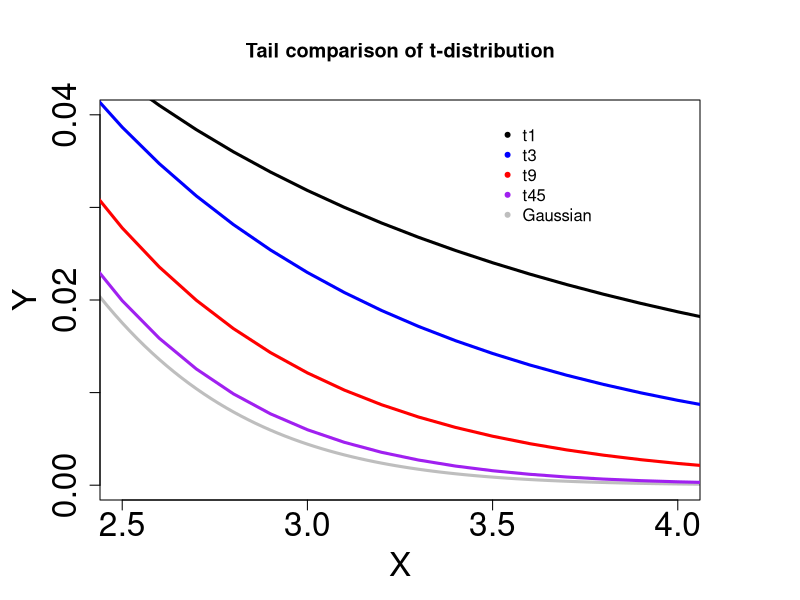

Source code (R):
# −−−−−−−−−−−−−−−−−−−−−−−−−−−−−−−−−−−−−−−−−−−−−−−−−−−−−−
# Name of QuantLet : MVAtdistail
# −−−−−−−−−−−−−−−−−−−−−−−−−−−−−−−−−−−−−−−−−−−−−−−−−−−−−−
# Published in : Applied Multivariate Statistical Analysis
# −−−−−−−−−−−−−−−−−−−−−−−−−−−−−−−−−−−−−−−−−−−−−−−−−−−−−−
# Description : plots four tails of probability density 
# functions of the t-distribution and one tail of the 
# Gauss distribution with different degrees of freedom 
# (t3 stands for t-distribution with 3 degrees of freedom, etc.).
# −−−−−−−−−−−−−−−−−−−−−−−−−−−−−−−−−−−−−−−−−−−−−−−−−−−−−−
# Keywords : 
# −−−−−−−−−−−−−−−−−−−−−−−−−−−−−−−−−−−−−−−−−−−−−−−−−−−−−−
# See also : 
# −−−−−−−−−−−−−−−−−−−−−−−−−−−−−−−−−−−−−−−−−−−−−−−−−−−−−−
# Author : 
# −−−−−−−−−−−−−−−−−−−−−−−−−−−−−−−−−−−−−−−−−−−−−−−−−−−−−−
# Submitted : Sun, January 29 2012 by Dedy Dwi Prastyo
# −−−−−−−−−−−−−−−−−−−−−−−−−−−−−−−−−−−−−−−−−−−−−−−−−−−−−−
# Example : Shows the tail comparison of the t-distribution
# −−−−−−−−−−−−−−−−−−−−−−−−−−−−−−−−−−−−−−−−−−−−−−−−−−−−−−

# Remove all temporary objects
rm(list = ls(all = TRUE))
graphics.off()

# Tail comparison of t-distribution
par(mar = c(5, 5, 5, 5))
par(mfrow = c(1, 1))
xx = seq(-6, 6, by = 0.1)
plot(seq(-6, 6, 0.02), dnorm(seq(-6, 6, 0.02)), type = "l", xlim = c(2.5, 
    4), ylim = c(0, 0.04), col = "grey", ylab = "Y", xlab = "X", lwd = 3, 
    cex.lab = 2, cex.axis = 2)
lines(xx, dt(xx, df = 1), xlim = c(2.5, 4), type = "l", col = "black", lwd = 3)
lines(xx, dt(xx, df = 3), xlim = c(2.5, 4), type = "l", col = "blue", lwd = 3)
lines(xx, dt(xx, df = 9), xlim = c(2.5, 4), type = "l", col = "red", lwd = 3)
lines(xx, dt(xx, df = 45), xlim = c(2.5, 4), type = "l", col = "purple", 
    lwd = 3)
legend(x = 3.5, y = 0.04, legend = c("t1", "t3", "t9", "t45", "Gaussian"), 
    pch = c(20, 20, 20, 20, 20), col = c("black", "blue", "red", "purple", 
        "grey"), bty = "n")
title("Tail comparison of t-distribution") 
